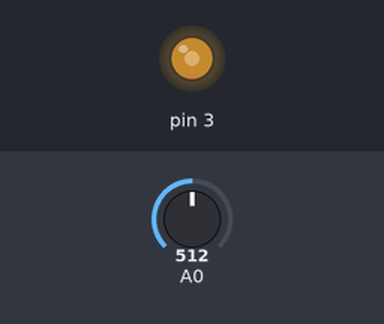
This sketch was run on a simulated Arduino Uno, built with avr-gcc and run on an emulated ATmega328P. Shown: output pins drawn as LEDs (lit = HIGH). The inputs (shaded band) are chosen by the test bench; at power-on: A0 = 512.

Above: at 1.2 s.
1.3 s: A0 set to 716
At 2.1 s:
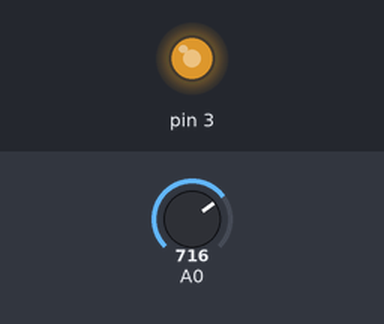
2.8 s: A0 set to 900
At 3.2 s:
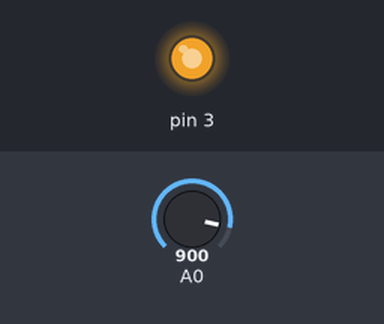
4.3 s: A0 set to 122
At 5.5 s:
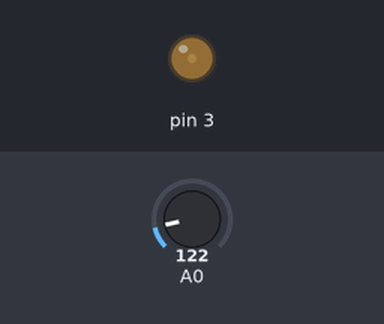
5.8 s: A0 set to 0
At 6.7 s:
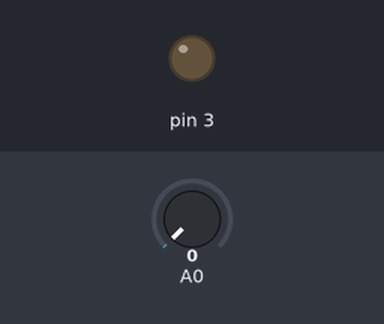
7.3 s: A0 set to 511
At 7.8 s:
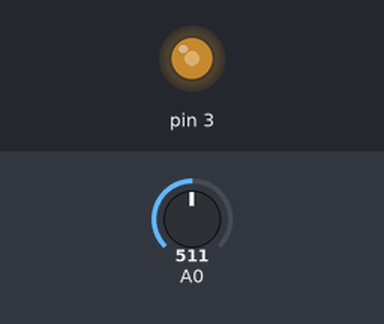
Timing chart, 0 to 9.8 s (numbered marks = the images above; inputs shaded):
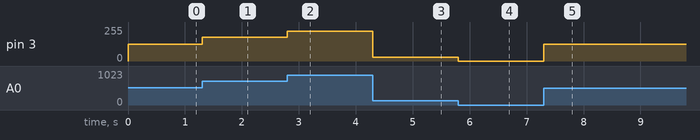

The sketch:

ledandpotentiometer.ino
```cpp
int mappedvalue;
int value;
void setup() {
  // put your setup code here, to run once:
pinMode(3,OUTPUT);
}

void loop() {
  // put your main code here, to run repeatedly:
value=analogRead(A0);
mappedvalue=map(value,0,1023,0,255);
analogWrite(3,mappedvalue);

}
```

Measured:
- after the input at 1.3 s, pin 3: 127/255 → 178/255 at once
- after the input at 2.8 s, pin 3: 178/255 → 224/255 at once
- after the input at 4.3 s, pin 3: 224/255 → 30/255 at once
- after the input at 5.8 s, pin 3: 30/255 → 0/255 at once
- after the input at 7.3 s, pin 3: 0/255 → 127/255 at once
